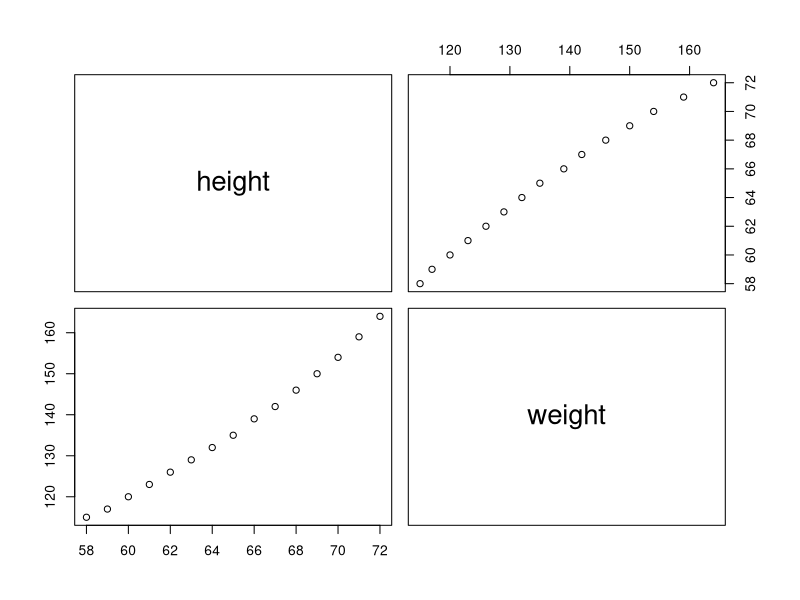
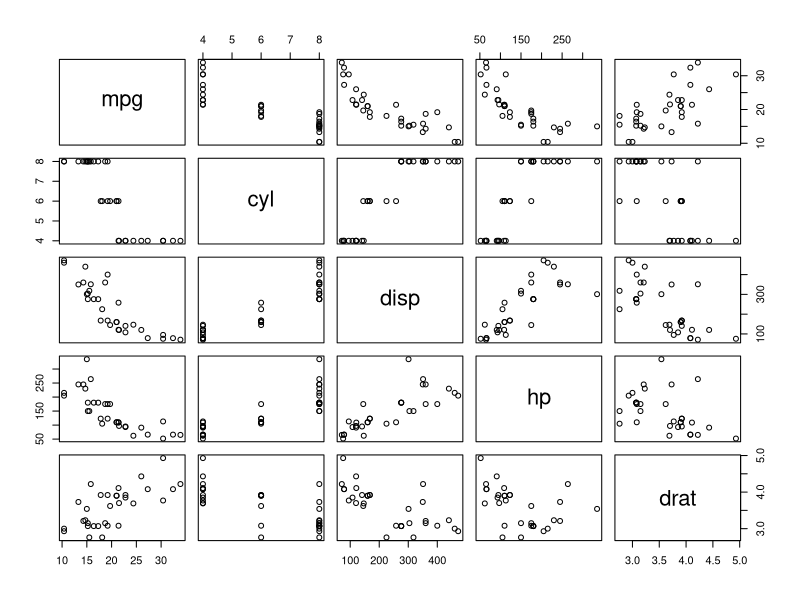
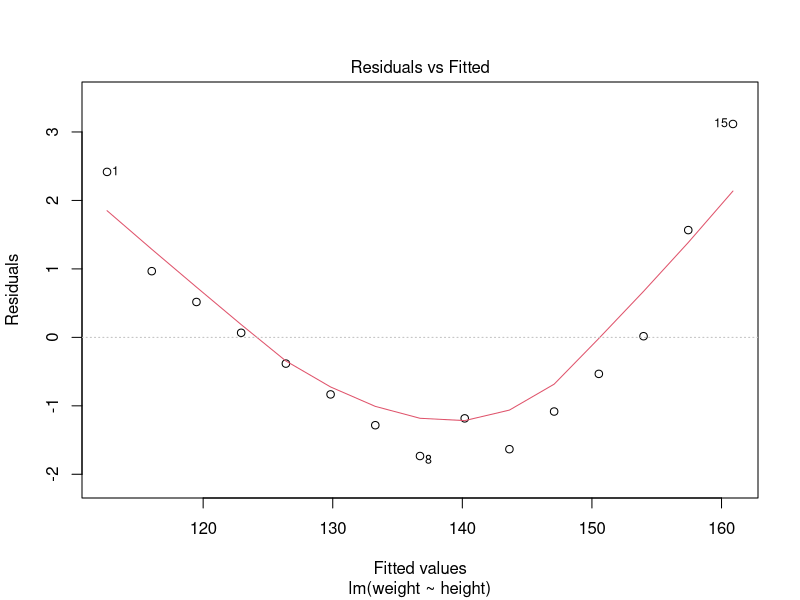
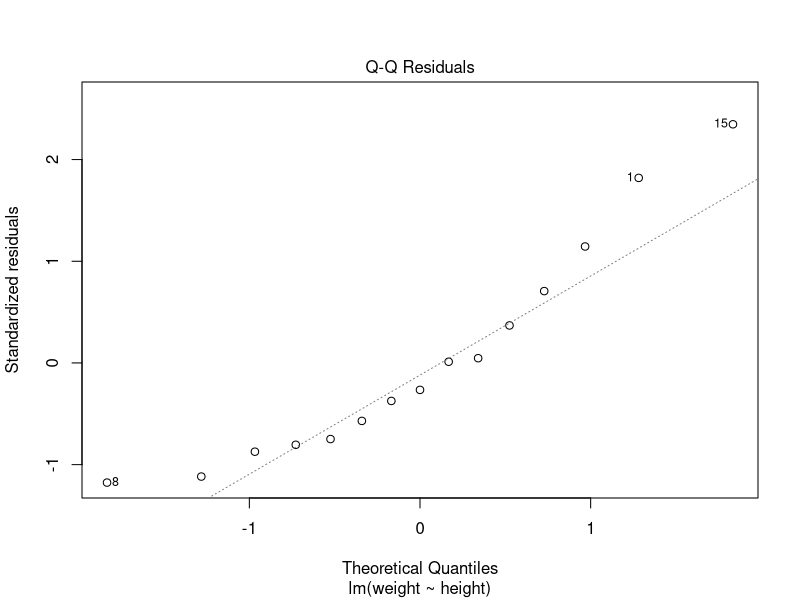
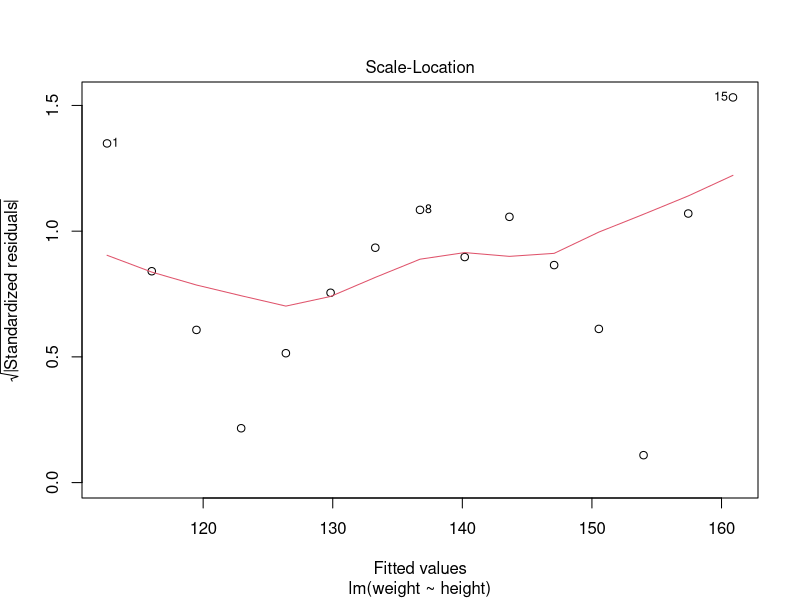
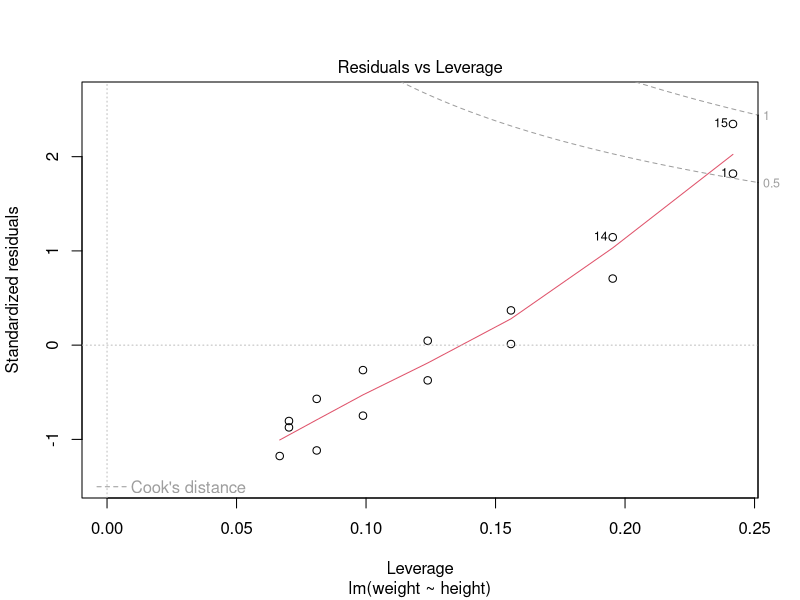

The R source for these figures, in order: (Note: this script raises an error after producing the figures.)
#simple linear regression =women
#save slr_women.r
women
head(women)
names(women)
cor(women)
cov(women$height,women$weight)
cor(women$height,women$weight)
pairs(women)#it tells relationship between x and y viceversa
pairs(mtcars[1:5])
fit1=lm(weight ~ height,data=women)#lm is linear regression weight versus height
summary(fit1)
#Ho: (F Test) : No relationship between Y and any X
#Ha:  There is relationship between Y and at least one X
# p < 0.05 Reject Ho in favour of Ha

attributes(fit1)  #output of model

#coefficients
coef(fit1)
#p values for b0 & b1 are significant as it is < 0.05
#pvalue1 = 1.71e-09 < 0.05
#pvalue2 = 1.09e-14 < 0.05

coef(fit1)
#Y = -87 + 3.4 * X  # no extrapolations
(Y = -87 + 3.4 * 20)  # weight cannot be negative
range(women$height)
(Y = -87 + 3.4 * 58)
(Y = -87 + 3.4 * 61.5)
(Y = -87 + 3.4 * 72)
range(women$height)
women
summary(fit1)

#R^2
(summary(fit1))$r.squared  #0.991
(summary(fit1))$adj.r.squared  #0.9903
#99% of variation in weight is explained by Height
#Good Linear Model for Prediction


#FStats : p value
(summary(fit1))$fstatistic 
#pvalue : 1.09e-14  < 0.05 : Model exists
#There is at least 1 IV which explains variation in Y (DV)


#Prediction : for height = 65, 66
range(women$height)
(new1 = data.frame(height=c(65,66,66.5)))
new1
(p1=predict(fit1, newdata = new1))
cbind(new1, p1)
#136.7333 140.1833
#predict for ht=? your choice
(new =data.frame(height=c(65.7,66.7,68.7)))
(p2=predict(fit1, newdata = new))
cbind(new,p2)


(new2 = data.frame(height=c(60,69)))
(p1=predict(fit1, newdata = new2))
cbind(new2, p1)
plot(fit1)

?predict
predict(fit1, newdata = new1, interval='confidence')
predict(fit1, newdata = new1, interval='prediction')

women
women$weight
fitted(fit1) # predicted values of all original Xs
predict(fit1, newdata = data.frame(women$height)) # same as above for single X

new3 = data.frame(women$height)  # DF using height of original data
cbind(women, fitted(fit1), residuals(fit1))  # compare women, predicted, errors
residuals(fit1)  # diff between actual and predicted values of weight
summary(fit1)
summary(residuals(fit1))

plot(fit1)
cor(fitted(fit1), women$weight)
summary(fit1)
